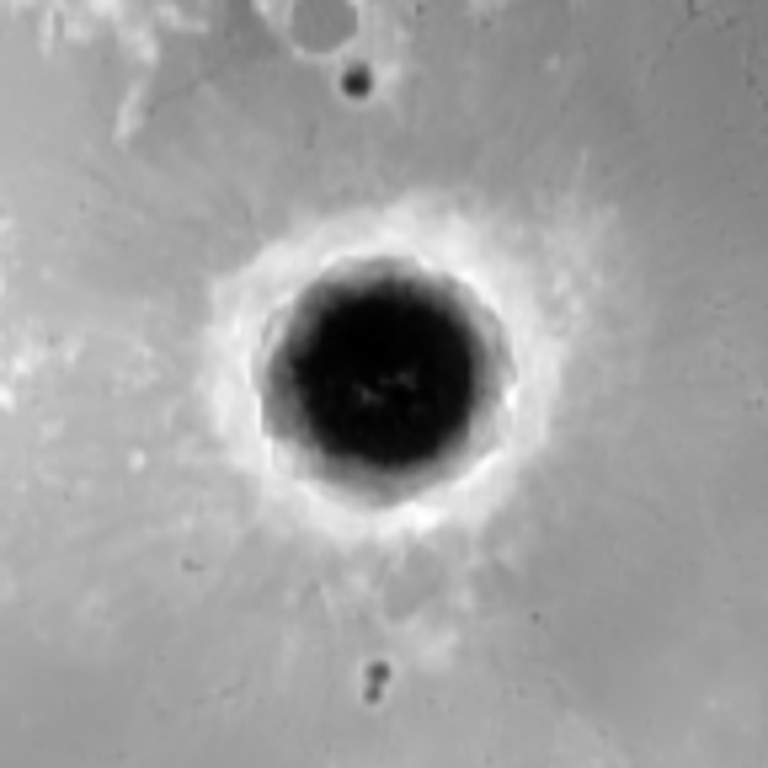
#> input picture dist/assets/copernicus-height.png, 768 x 768 px, given in place of lroc_color_2k.jpg, which was not available
$ python prepare_terrain.py
#> lines starting #> are read from the running program, lines starting #| are printed output that depends on the picture; pictures that were not available may be replaced by others from this repository, and a replacement may not be noted
"""Prepare lightweight browser assets from NASA LRO/LOLA global products."""

from __future__ import annotations

import json
import math
from pathlib import Path

import numpy as np
from PIL import Image, ImageEnhance, ImageFilter


ROOT = Path(__file__).resolve().parents[1]
SOURCE = ROOT / "source-data"
OUTPUT = ROOT / "dist" / "assets"

REGIONS = [
    {
        "id": "copernicus",
        "name": "哥白尼环形山",
        "subtitle": "Copernicus · 月球雨海东缘",
        "lat": 9.62,
        "lon": -20.08,
        "span": 9.0,
        "description": "大型年轻撞击坑与阶梯状坑壁，适合演示坡度规避。",
    },
    {
        "id": "taurus-littrow",
        "name": "陶拉斯-利特罗谷",
        "subtitle": "Apollo 17 · 登陆区",
        "lat": 20.19,
        "lon": 30.77,
        "span": 8.0,
        "description": "阿波罗 17 号登陆区，山谷与低缓平原并存。",
    },
    {
        "id": "tycho",
        "name": "第谷环形山",
        "subtitle": "Tycho · 月球南部高地",
        "lat": -43.31,
        "lon": -11.36,
        "span": 10.0,
        "description": "陡峭坑壁与中央峰地形，适合高风险路线对比。",
    },
]


def crop_equirectangular(image: Image.Image, lon: float, lat: float, span: float) -> Image.Image:
    width, height = image.size
    x0 = (lon - span / 2 + 180.0) / 360.0 * width
    x1 = (lon + span / 2 + 180.0) / 360.0 * width
    y0 = (90.0 - (lat + span / 2)) / 180.0 * height
    y1 = (90.0 - (lat - span / 2)) / 180.0 * height
    return image.crop((round(x0), round(y0), round(x1), round(y1)))


def make_relief(elevation: np.ndarray) -> Image.Image:
    normalized = (elevation - elevation.min()) / max(float(np.ptp(elevation)), 1.0)
    gy, gx = np.gradient(elevation.astype(np.float32))
    azimuth = math.radians(315)
    altitude = math.radians(38)
    slope = np.pi / 2 - np.arctan(np.hypot(gx, gy) / 80.0)
    aspect = np.arctan2(-gx, gy)
    shade = np.sin(altitude) * np.sin(slope) + np.cos(altitude) * np.cos(slope) * np.cos(azimuth - aspect)
    shade = np.clip((shade + 1.0) * 0.5, 0.0, 1.0)

    low = np.array([13, 82, 102], dtype=np.float32)
    mid = np.array([31, 152, 128], dtype=np.float32)
    high = np.array([183, 176, 122], dtype=np.float32)
    t = normalized[..., None]
    color = np.where(t < 0.55, low + (mid - low) * (t / 0.55), mid + (high - mid) * ((t - 0.55) / 0.45))
    color *= (0.55 + 0.65 * shade[..., None])
    color = np.clip(color, 0, 255).astype(np.uint8)
    return Image.fromarray(color, "RGB")


def main() -> None:
    OUTPUT.mkdir(parents=True, exist_ok=True)
    color_global = Image.open(SOURCE / "lroc_color_2k.jpg").convert("RGB")
    dem_global = Image.open(SOURCE / "ldem_16_uint.tif")
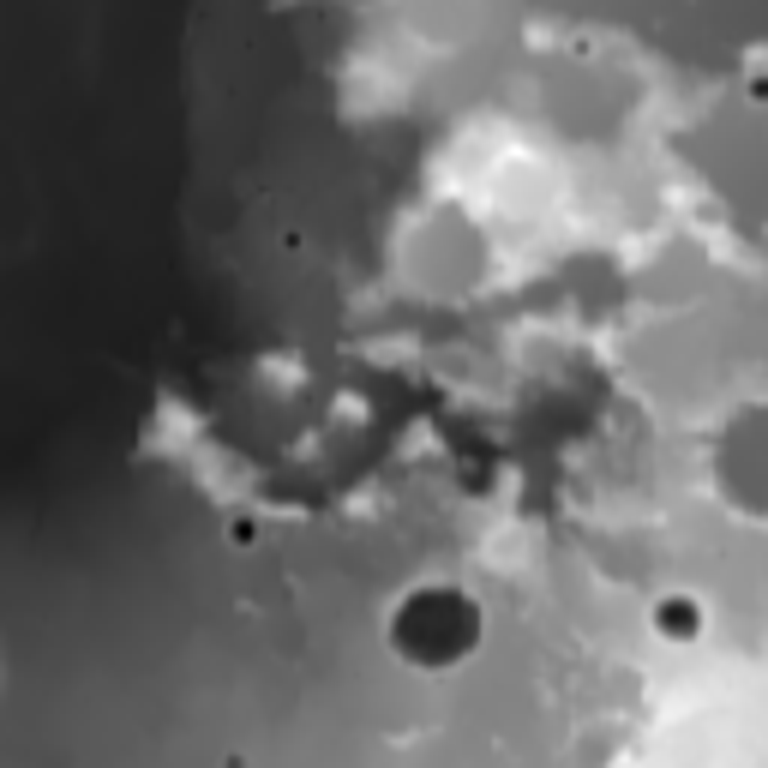
#> input picture dist/assets/taurus-littrow-height.png, 768 x 768 px, given in place of ldem_16_uint.tif, which was not available
#> dem_global is the input picture: PIL image 768x768 L; min 0, max 255, mean 107

    color_global.save(OUTPUT / "moon-color.jpg", quality=91, optimize=True)
    metadata = []

    for region in REGIONS:
        dem_crop = crop_equirectangular(dem_global, region["lon"], region["lat"], region["span"])
        values = np.asarray(dem_crop, dtype=np.float32) * 0.5 - 10000.0
        minimum = float(values.min())
        maximum = float(values.max())
        mean = float(values.mean())

        height_norm = ((values - minimum) / max(maximum - minimum, 1.0) * 255.0).astype(np.uint8)
        height_image = Image.fromarray(height_norm, "L").resize((768, 768), Image.Resampling.BICUBIC)
        height_image.save(OUTPUT / f"{region['id']}-height.png", optimize=True)

        relief = make_relief(values).resize((768, 768), Image.Resampling.BICUBIC)
        lunar_color = crop_equirectangular(color_global, region["lon"], region["lat"], region["span"])
        lunar_color = lunar_color.resize((768, 768), Image.Resampling.LANCZOS).filter(ImageFilter.GaussianBlur(0.35))
        lunar_color = ImageEnhance.Contrast(lunar_color).enhance(1.18)
        composite = Image.blend(relief, lunar_color, 0.17)
        composite = ImageEnhance.Contrast(composite).enhance(1.08)
        composite.save(OUTPUT / f"{region['id']}-relief.jpg", quality=92, optimize=True)

        width_km = 2 * math.pi * 1737.4 * (region["span"] / 360.0) * math.cos(math.radians(region["lat"]))
        height_km = math.pi * 1737.4 * (region["span"] / 180.0)
        metadata.append(
            {
                **region,
                "minElevation": round(minimum),
                "maxElevation": round(maximum),
                "meanElevation": round(mean),
                "widthKm": round(width_km, 1),
                "heightKm": round(height_km, 1),
                "heightAsset": f"assets/{region['id']}-height.png",
                "reliefAsset": f"assets/{region['id']}-relief.jpg",
            }
        )
#> this loop made 3 passes
#> (minimum, maximum, mean) on passes 1 to 3: (-9961.5, -9940.5, -9953.8), (-9954.5, -9926, -9936.4), (-9955, -9949.5, -9952.8)
#> pass 1, in main, `dem_crop = crop_equirectangular(dem_global, region["lon"], region["lat..`:
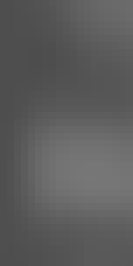
#> dem_crop: PIL image 19x38 L (shown 7 times larger); min 77, max 119, mean 92.4
#> pass 1, in main, `lunar_color = crop_equirectangular(color_global, region["lon"], region..`:
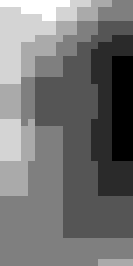
#> lunar_color: PIL image 19x38 RGB (shown 7 times larger); min 0, max 6, mean 2.72; drawn with min black and max white
#> after the loop:
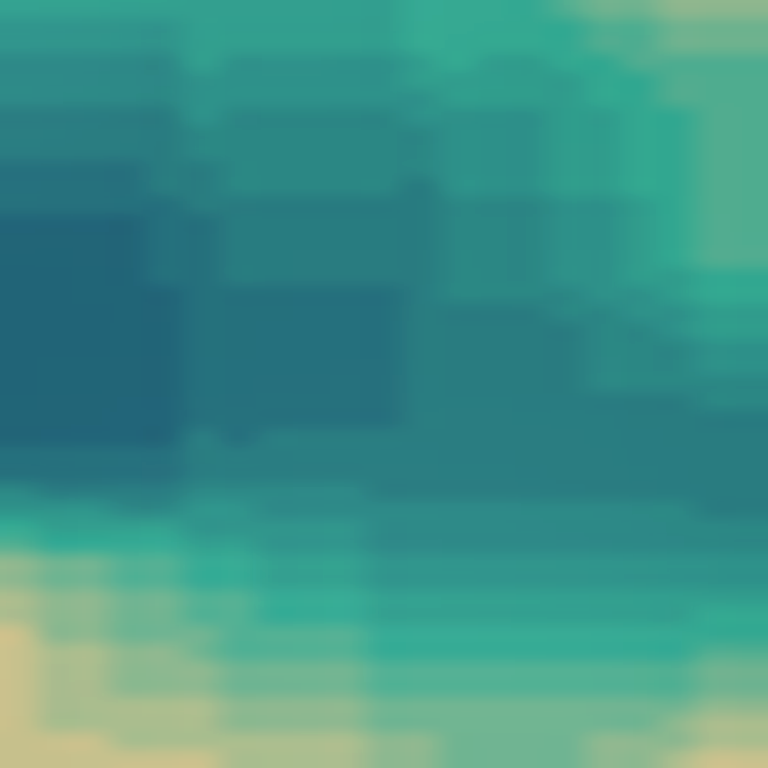
#> composite: PIL image 768x768 RGB; mean R, G, B 63, 146.4, 136
#> after the loop:
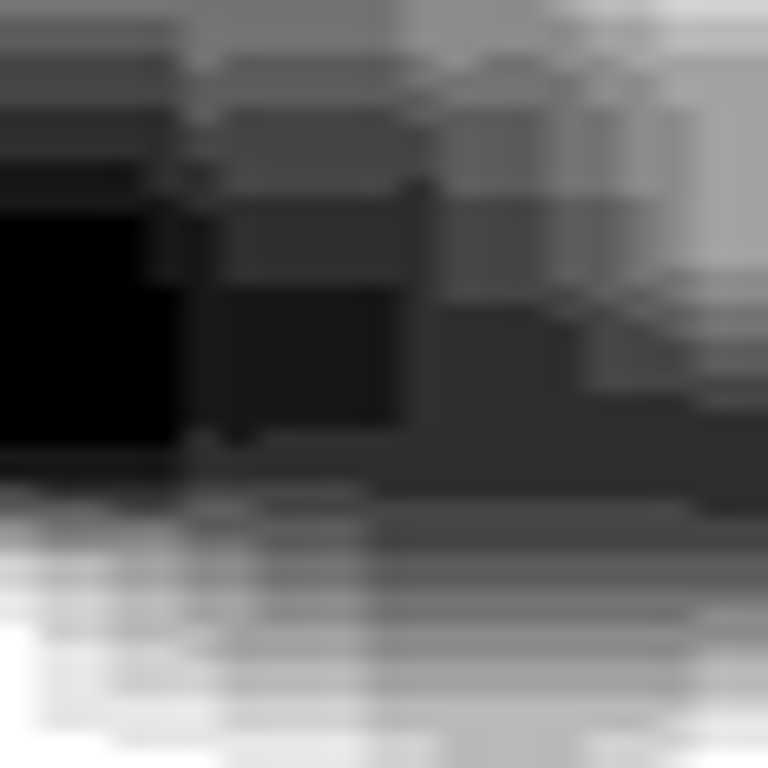
#> height_image: PIL image 768x768 L; min 0, max 255, mean 99.3
#> after the loop:
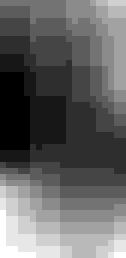
#> height_norm: shape (43, 21) (shown 6 times larger); min 0, max 255, mean 99.3
#> after the loop:
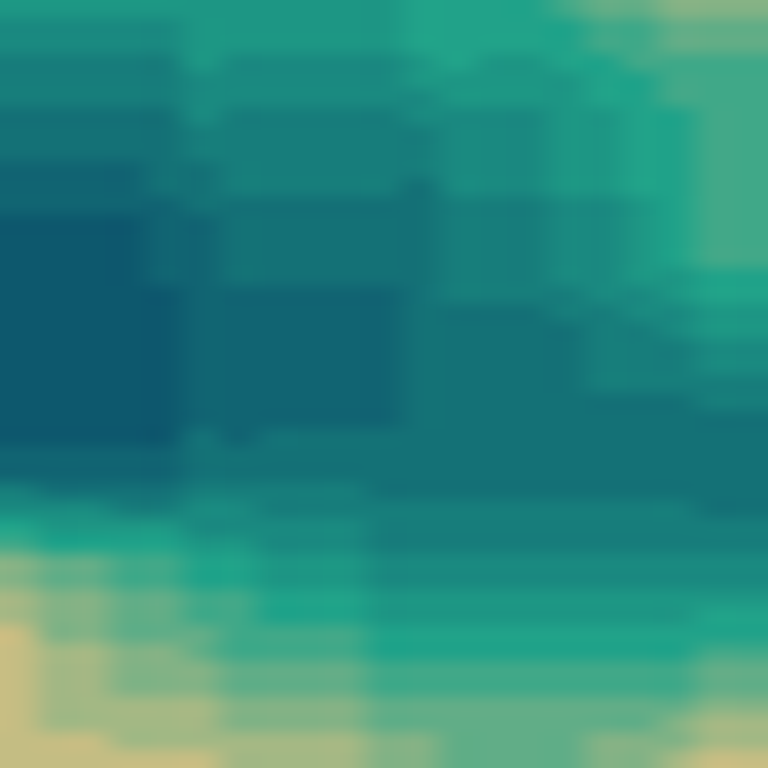
#> relief: PIL image 768x768 RGB; mean R, G, B 44.1, 137.1, 125.7
#> after the loop, metadata = 3 items

    (OUTPUT / "terrain-meta.json").write_text(json.dumps(metadata, ensure_ascii=False, indent=2), encoding="utf-8")
    print(json.dumps({"regions": len(metadata), "output": str(OUTPUT)}, ensure_ascii=False))
#| {"regions": 3, "output": "dist/assets"}


if __name__ == "__main__":
    main()
